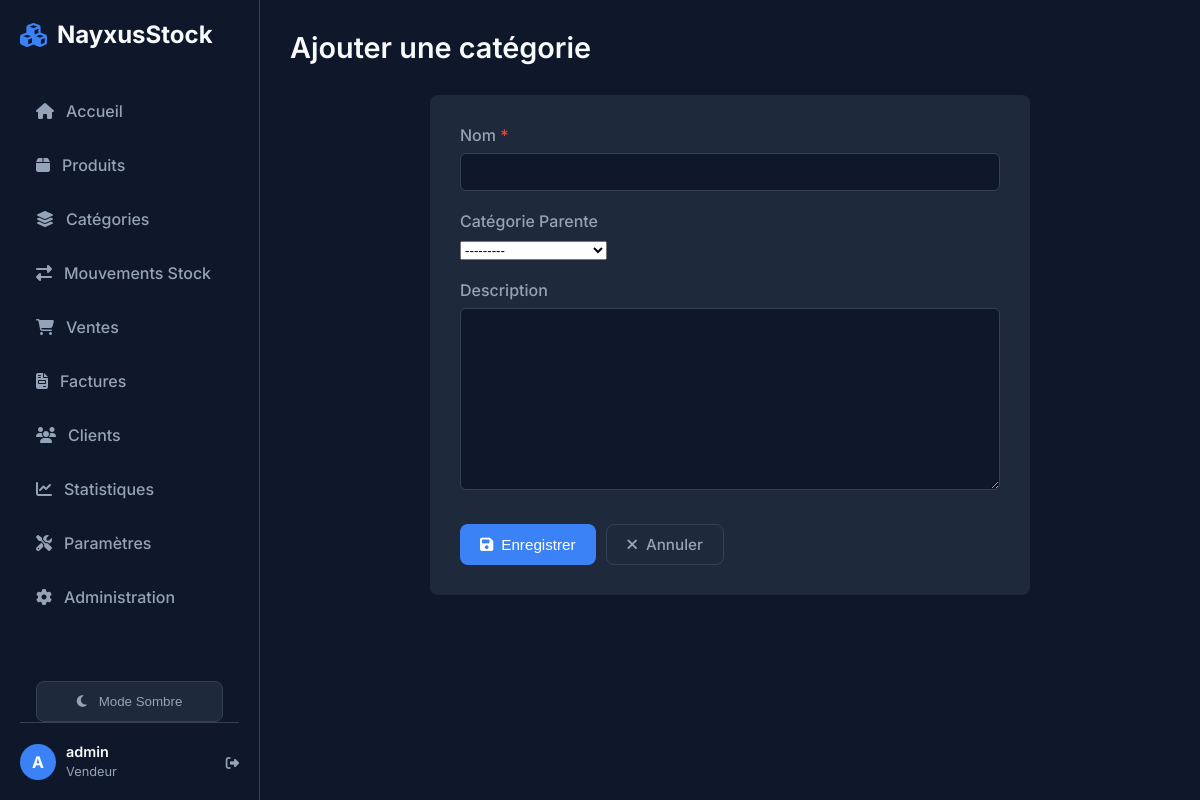
The page /inventory/categories/add/ (signed in) on the database its author committed.
### core/models.py (models this page shows, shortened)
class StoreSettings(models.Model):
    name = models.CharField(max_length=100, default="NayxusStock", verbose_name="Nom du magasin")
    address = models.TextField(blank=True, null=True, verbose_name="Adresse")
    phone = models.CharField(max_length=50, blank=True, null=True, verbose_name="Téléphone")
    email = models.EmailField(blank=True, null=True, verbose_name="Email")
    logo = models.ImageField(upload_to='logo/', blank=True, null=True, verbose_name="Logo")
    class Meta:
        verbose_name = "Paramètres du magasin"
        verbose_name_plural = "Paramètres du magasin"
    @classmethod
    def get_settings(cls):
        obj, created = cls.objects.get_or_create(id=1)
        return obj

### users/models.py (models this page shows, shortened)
class User(AbstractUser):
    class Role(models.TextChoices):
        ADMIN = "ADMIN", "Administrateur"
        SELLER = "SELLER", "Vendeur"
    role = models.CharField(max_length=50, choices=Role.choices, default=Role.SELLER)
    phone = models.CharField(max_length=20, blank=True, null=True)

### inventory/models.py (models this page shows, shortened)
class Category(models.Model):
    name = models.CharField(max_length=100, unique=True, verbose_name="Nom")
    slug = models.SlugField(max_length=100, unique=True)
    parent = models.ForeignKey('self', on_delete=models.CASCADE, null=True, blank=True, related_name='children', verbose_name="Catégorie Parente")
    description = models.TextField(blank=True, null=True)
    class Meta:
        verbose_name = "Catégorie"
        verbose_name_plural = "Catégories"
    def __str__(self):
        full_path = [self.name]
        k = self.parent
        while k is not None:
             full_path.append(k.name)
             k = k.parent
        return ' -> '.join(full_path[::-1])

### inventory/views.py (the view)
# urls.py: path('categories/add/', CategoryCreateView.as_view(), name='category_add'),
class CategoryCreateView(PermissionRequiredMixin, CreateView):
    permission_required = 'inventory.add_category'
    model = Category
    fields = ['name', 'parent', 'description']
    template_name = 'inventory/category_form.html'
    success_url = reverse_lazy('category_list')
    def get_context_data(self, **kwargs):
        context = super().get_context_data(**kwargs)
        context['title'] = 'Ajouter une catégorie'
        return context

### core/context_processors.py (called while the page is built)
def store_info(request):
    return {
        'store': StoreSettings.get_settings()
    }

def stock_alerts(request):
    count = Product.objects.filter(quantity__lte=F('alert_threshold')).count()
    return {
        'low_stock_alert_count': count
    }

### inventory/templates/inventory/category_form.html (shortened to what this page needs)
{% extends 'core/base.html' %}
{% block content %}
<div class="page-header">
    <div class="header-title">
        <h1 class="page-title">{{ title }}</h1>
    </div>
</div>
<div
    style="background-color: var(--bg-secondary); padding: 30px; border-radius: 8px; max-width: 600px; margin: 0 auto;">
    <form method="post">
        {% for field in form %}
        <div style="margin-bottom: 20px;">
            <label for="{{ field.id_for_label }}"
                style="display: block; margin-bottom: 8px; color: var(--text-secondary); font-weight: 500;">
                {{ field.label }}
                {% if field.field.required %}<span style="color: #ef4444;">*</span>{% endif %}
            </label>
            <div class="input-wrapper">
                {{ field }}
            </div>
        </div>
        {% endfor %}
        <div style="margin-top: 30px; display: flex; gap: 10px;">
            <button type="submit" class="btn btn-primary">
                <i class="fas fa-save"></i> Enregistrer
            </button>
            <a href="{% url 'category_list' %}" class="btn btn-outline">
                <i class="fas fa-times"></i> Annuler
            </a>
        </div>
    </form>
</div>
{% endblock %}

### core/templates/core/base.html (shortened to what this page needs)
{% load static %}
<!DOCTYPE html>
<html lang="fr">
<head>
    <link rel="stylesheet" href="https://cdnjs.cloudflare.com/ajax/libs/font-awesome/6.4.0/css/all.min.css">
    <link rel="stylesheet" href="{% static 'css/style.css' %}?v=1.1">
</head>
<body>
    <aside class="sidebar">
        <div class="brand">
            <i class="fas fa-cubes"></i>
            <span>{{ store.name }}</span>
        </div>
        <ul class="nav-links" style="overflow-y: auto; flex: 1; margin-right: -10px; padding-right: 10px;">
            <li class="nav-item">
                <a href="{% url 'dashboard' %}"
                    class="nav-link {% if request.resolver_match.url_name == 'dashboard' %}active{% endif %}">
                    <i class="fas fa-home"></i>
                    <span>Accueil</span>
                </a>
            </li>
            <li class="nav-item">
                <a href="{% url 'product_list' %}"
                    class="nav-link {% if request.resolver_match.url_name == 'product_list' %}active{% endif %}">
                    <i class="fas fa-box" {% if low_stock_alert_count > 0 %}style="color: #ef4444;"{% endif %}></i>
                    <span>Produits</span>
                </a>
            </li>
            <li class="nav-item">
                <a href="{% url 'category_list' %}"
                    class="nav-link {% if request.resolver_match.url_name == 'category_list' %}active{% endif %}">
                    <i class="fas fa-layer-group"></i>
                    <span>Catégories</span>
                </a>
            </li>
            <li class="nav-item">
                <a href="{% url 'stock_movement_list' %}"
                    class="nav-link {% if request.resolver_match.url_name == 'stock_movement_list' %}active{% endif %}">
                    <i class="fas fa-exchange-alt"></i>
                    <span>Mouvements Stock</span>
                </a>
            </li>
            <li class="nav-item">
                <a href="{% url 'sales_list' %}"
                    class="nav-link {% if request.resolver_match.url_name == 'sales_list' %}active{% endif %}">
                    <i class="fas fa-shopping-cart"></i>
                    <span>Ventes</span>
                </a>
            </li>
            <li class="nav-item">
                <a href="{% url 'invoice_list' %}"
                    class="nav-link {% if request.resolver_match.url_name == 'invoice_list' %}active{% endif %}">
                    <i class="fas fa-file-invoice"></i>
                    <span>Factures</span>
                </a>
            </li>
            <li class="nav-item">
                <a href="{% url 'customer_list' %}"
                    class="nav-link {% if request.resolver_match.url_name == 'customer_list' %}active{% endif %}">
                    <i class="fas fa-users"></i>
                    <span>Clients</span>
                </a>
            </li>
            <li class="nav-item">
                <a href="{% url 'statistics' %}"
                    class="nav-link {% if request.resolver_match.url_name == 'statistics' %}active{% endif %}">
                    <i class="fas fa-chart-line"></i>
                    <span>Statistiques</span>
                </a>
            </li>
            {% if user.is_staff or user.is_superuser %}
            <li class="nav-item">
                <a href="{% url 'store_settings' %}"
                    class="nav-link {% if request.resolver_match.url_name == 'store_settings' %}active{% endif %}">
                    <i class="fas fa-tools"></i>
                    <span>Paramètres</span>
                </a>
            </li>
            <li class="nav-item">
                <a href="{% url 'admin:index' %}" class="nav-link">
                    <i class="fas fa-cog"></i>
                    <span>Administration</span>
                </a>
            </li>
            {% endif %}
        </ul>
        <div style="margin-top: 20px; padding: 0 16px;">
            <button id="theme-toggle" class="nav-link" style="width: 100%; border: 1px solid var(--border-color); background: var(--bg-secondary); cursor: pointer; justify-content: center;">
                <i class="fas fa-moon" id="theme-icon"></i>
                <span id="theme-text">Mode Sombre</span>
            </button>
        </div>
        <div class="user-profile">
            <div class="avatar">{{ user.username|make_list|first|upper }}</div>
            <div class="user-info-text">
                <span class="user-name">{{ user.username }}</span>
                <span class="user-role">{{ user.get_role_display|default:"User" }}</span>
            </div>
            <form action="{% url 'logout' %}" method="post" style="display:inline;">
                <button type="submit"
                    style="background:none; border:none; color: var(--text-secondary); cursor: pointer; padding: 0;"><i
                        class="fas fa-sign-out-alt"></i></button>
            </form>
        </div>
    </aside>
    <main class="main-content">
        {% block content %}
        {% endblock %}
    </main>
</body>
</html>

### static/css/style.css (style rules this page uses)
:root { --bg-primary: #0f172a; --bg-secondary: #1e293b; --bg-sidebar: #0f172a; --accent: #3b82f6; --accent-hover: #2563eb; --text-primary: #f8fafc; --text-secondary: #94a3b8; --border-color: #334155; --success: #10b981; --danger: #ef4444; --warning: #f59e0b; --table-header-bg: transparent; --table-row-bg: #1e293b; --font-family: 'Inter', sans-serif; --shadow: 0 4px 12px rgba(0, 0, 0, 0.3); --transition: background-color 0.3s ease, color 0.3s ease, border-color 0.3s ease, transform 0.3s ease; }
body { transition: background-color var(--transition), color var(--transition); }
.sidebar, .main-content, .nav-link, .stat-card, .table-container, tr.data-row td, .btn, .search-bar { transition: var(--transition); }
* { box-sizing: border-box; margin: 0; padding: 0; }
body { background-color: var(--bg-primary); color: var(--text-primary); font-family: var(--font-family); display: flex; min-height: 100vh; }
.sidebar { width: 260px; background-color: var(--bg-sidebar); padding: 20px; display: flex; flex-direction: column; border-right: 1px solid var(--border-color); position: fixed; height: 100vh; left: 0; top: 0; z-index: 100; }
.brand { font-size: 1.5rem; font-weight: bold; color: var(--text-primary); margin-bottom: 40px; display: flex; align-items: center; gap: 10px; }
.brand i { color: var(--accent); }
.nav-links { list-style: none; flex: 1; overflow-y: auto; overflow-x: hidden; padding-right: 5px; }
.nav-item { margin-bottom: 10px; }
.nav-link { display: flex; align-items: center; gap: 12px; padding: 12px 16px; color: var(--text-secondary); text-decoration: none; border-radius: 8px; transition: all 0.2s; font-weight: 500; }
.main-content { margin-left: 260px; flex: 1; padding: 30px; background-color: var(--bg-primary); width: calc(100% - 260px); }
.page-header { display: flex; justify-content: space-between; align-items: center; margin-bottom: 30px; }
.page-title { font-size: 1.8rem; font-weight: 600; }
.btn { padding: 10px 20px; border-radius: 8px; border: none; font-weight: 500; cursor: pointer; text-decoration: none; transition: background 0.2s; display: inline-flex; align-items: center; gap: 8px; font-size: 0.95rem; }
.btn-primary { background-color: var(--accent); color: white; }
.btn-outline { background-color: transparent; border: 1px solid var(--border-color); color: var(--text-secondary); }
.user-profile { margin-top: auto; padding-top: 20px; border-top: 1px solid var(--border-color); display: flex; align-items: center; gap: 10px; }
.avatar { width: 36px; height: 36px; border-radius: 50%; background-color: var(--accent); display: flex; justify-content: center; align-items: center; font-weight: bold; color: white; }
.user-info-text { flex: 1; }
.user-name { font-size: 0.9rem; font-weight: 600; display: block; }
.user-role { font-size: 0.8rem; color: var(--text-secondary); }
.btn { transition: all 0.3s ease; position: relative; overflow: hidden; }
.btn::before { content: ''; position: absolute; top: 50%; left: 50%; width: 0; height: 0; border-radius: 50%; background: rgba(255, 255, 255, 0.1); transform: translate(-50%, -50%); transition: width 0.6s, height 0.6s; }
.nav-link { position: relative; }
.nav-link::after { content: ''; position: absolute; left: 0; top: 50%; transform: translateY(-50%); width: 3px; height: 0; background: var(--accent); border-radius: 0 3px 3px 0; transition: height 0.3s ease; }

### inventory/templates/inventory/category_form.html (style rules this page uses)
input[type="text"], textarea { width: 100%; padding: 10px 15px; background-color: var(--bg-primary); border: 1px solid var(--border-color); border-radius: 6px; color: var(--text-primary); font-family: inherit; }
textarea { min-height: 100px; resize: vertical; }

### rows shown on the page
StoreSettings: name "NayxusStock"
User: username|make_list "A", username "admin", role "Vendeur"
Category: form "---------"

### other values the page prints
{{ title }} "Ajouter une catégorie"
{{ field.label }} "Nom" "Catégorie Parente" "Description"
